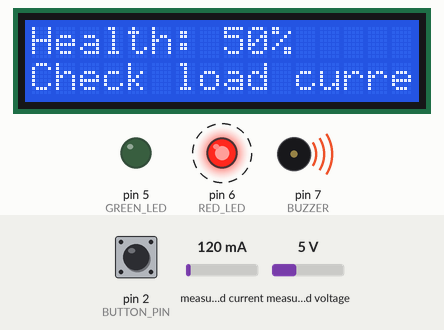
This sketch was run on a simulated Arduino Uno, built with avr-gcc and run on an emulated ATmega328P. Shown: 16×2 character LCD, output pins drawn as LEDs (lit = HIGH), buzzer (waves = sounding, pin HIGH). Dashed ring = blinking. Inputs (shaded band) come from the test bench; at power-on: measured current 120 mA, measured voltage 5 V, pin 2 (BUTTON_PIN) HIGH. What the sketch prints to the serial monitor is not drawn.

Above: at 2.6 s.
2.7 s: measured current set to 32 mA
At 4.67 s:
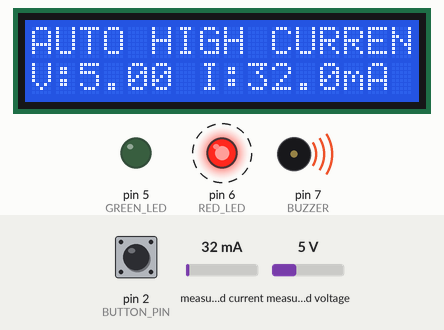
5.7 s: measured current set to 29 mA
At 7.3 s:
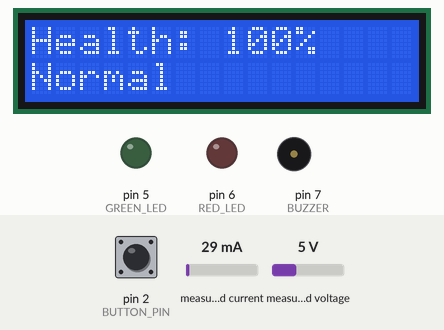
8.4 s: measured voltage set to 4.7 V
At 9.67 s:
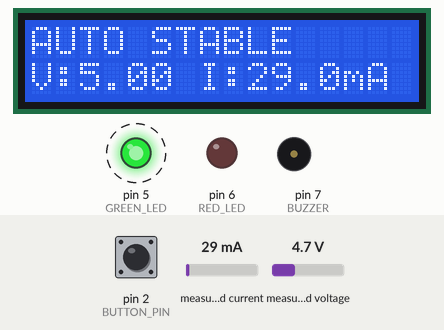
10.9 s: measured voltage set to 4.2 V
At 12.8 s:
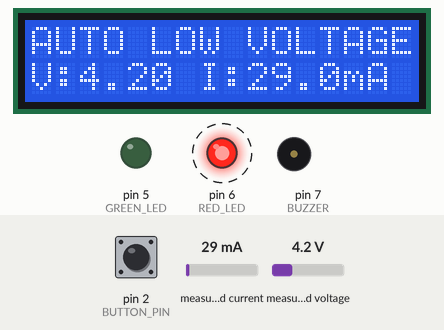
13.9 s: pin 2 (BUTTON_PIN) pulled LOW for 1 s
At 15.2 s:
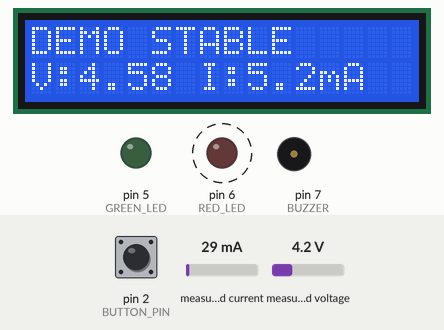
15.5 s: pin 2 (BUTTON_PIN) pulled LOW for 0.15 s
At 16.43 s:
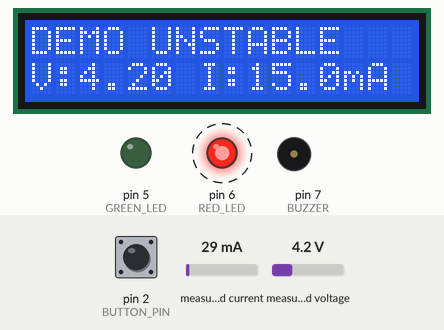
Timing chart, 0 to 19.6 s (numbered marks = the images above; inputs shaded):
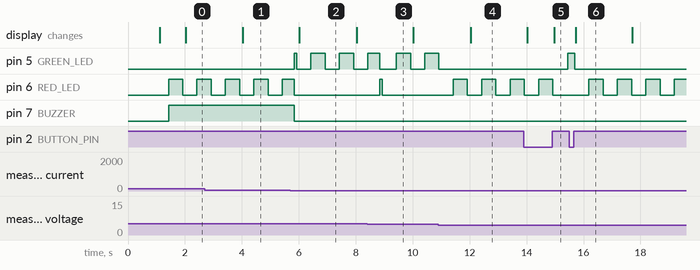

Measured:
- the behaviour switches between 31 and 30 mA on measured current (found by bisection; images 1 and 2)
- the behaviour switches between 4.5 and 4.4 V on measured voltage (found by bisection; images 3 and 4)
- after the input at 2.7 s, the display: changes after 1.3 s (image 1)
- after the input at 5.7 s, pin 5 (GREEN_LED): LOW → HIGH after 0.14 s, then repeats every 1.0 s: LOW 0.50 s, HIGH 0.50 s; pin 7 (BUZZER): HIGH → LOW after 0.14 s; the display: changes after 0.32 s (image 2)
- after the input at 8.4 s, pin 6 (RED_LED): LOW → HIGH after 0.45 s, → LOW 0.07 s later
- after the input at 10.9 s, pin 5 (GREEN_LED): goes on until 10.9 s, then stays LOW; pin 6 (RED_LED): alternates HIGH for 0.50 s and LOW for 0.50 s, starting after 0.52 s; the display: changes after 1.1 s (image 4)
- after the input at 13.9 s, pin 5 (GREEN_LED): LOW → HIGH after 1.5 s; the display: first differs from a run without the input after 1.1 s (image 5)
- after the input at 15.5 s, pin 6 (RED_LED): alternates HIGH for 0.50 s and LOW for 0.50 s, starting after 0.69 s; the display: changes after 0.22 s (image 6)

The sketch:

Portguard.ino
```cpp
#include <Wire.h>
#include <Adafruit_INA219.h>
#include <LiquidCrystal_I2C.h>

// -------- Components --------
Adafruit_INA219 ina219;
LiquidCrystal_I2C lcd(0x27, 16, 2);

// -------- Pins --------
const int BUTTON_PIN = 2;
const int GREEN_LED = 5;
const int RED_LED = 6;
const int BUZZER = 7;

// -------- Thresholds --------
const float LOW_VOLTAGE_LIMIT = 4.50;
const float HIGH_VOLTAGE_LIMIT = 5.10;
const float LOW_CURRENT_LIMIT = 3.0;    // mA
const float HIGH_CURRENT_LIMIT = 30.0;  // mA
const float INTERRUPTED_LIMIT = 1.0;    // mA

// -------- Conditions --------
enum ConditionCode {
  STABLE,
  UNSTABLE,
  LOW_VOLT,
  LOW_CURRENT,
  HIGH_VOLT,
  HIGH_CURRENT,
  INTERRUPTED
};

const char* conditionNames[] = {
  "STABLE", "UNSTABLE", "LOW VOLTAGE",
  "LOW CURRENT", "HIGH VOLTAGE",
  "HIGH CURRENT", "INTERRUPTED"
};

const char* advice[] = {
  "Normal",
  "Check stability",
  "Check power source",
  "Check cable/load",
  "Check supply now",
  "Check load current",
  "Check connection"
};

const int healthScores[] = {100, 70, 40, 60, 30, 50, 0};

// -------- Demo values --------
// These are simulated examples, NOT sensor measurements.
const float demoVoltage[] = {
  4.58, 4.20, 4.20, 4.60, 5.20, 4.80, 0.00
};

const float demoCurrent[] = {
  5.2, 15.0, 10.0, 1.5, 10.0, 40.0, 0.0
};

// -------- Variables --------
bool demoMode = false;
int demoIndex = 0;

ConditionCode detectedCondition = STABLE;

float voltage = 0.0;
float current_mA = 0.0;
float previousVoltage = 0.0;

unsigned long lastReadTime = 0;
unsigned long lastDisplayTime = 0;
unsigned long lastPulseTime = 0;
unsigned long lowCurrentStart = 0;

const unsigned long readInterval = 500;
const unsigned long displayInterval = 2000;
const unsigned long pulseInterval = 500;
const unsigned long longPressTime = 1000;
const unsigned long debounceDelay = 40;

bool adviceScreen = false;
bool greenPulseState = false;
bool redPulseState = false;

int lastButtonReading = HIGH;
int stableButtonState = HIGH;
unsigned long lastDebounceTime = 0;
unsigned long pressStart = 0;
bool longPressHandled = false;

// -------- Outputs OFF --------
void allOff() {
  digitalWrite(GREEN_LED, LOW);
  digitalWrite(RED_LED, LOW);
  digitalWrite(BUZZER, LOW);

  greenPulseState = false;
  redPulseState = false;
}

// -------- Actual sensor reading --------
void readSensor() {
  voltage = ina219.getBusVoltage_V();
  current_mA = ina219.getCurrent_mA();

  if (current_mA < 0) {
    current_mA = 0;
  }

  // DEMO values must not be overwritten by sensor readings.
  if (demoMode) {
    return;
  }

  if (current_mA < INTERRUPTED_LIMIT) {
    if (lowCurrentStart == 0) {
      lowCurrentStart = millis();
    }
  } else {
    lowCurrentStart = 0;
  }

  // First matching condition wins.
  if (lowCurrentStart != 0 &&
      millis() - lowCurrentStart >= 2000) {

    detectedCondition = INTERRUPTED;

  } else if (voltage < LOW_VOLTAGE_LIMIT) {

    detectedCondition = LOW_VOLT;

  } else if (voltage > HIGH_VOLTAGE_LIMIT) {

    detectedCondition = HIGH_VOLT;

  } else if (previousVoltage > 0 &&
             abs(voltage - previousVoltage) >= 0.15) {

    detectedCondition = UNSTABLE;

  } else if (current_mA < LOW_CURRENT_LIMIT) {

    detectedCondition = LOW_CURRENT;

  } else if (current_mA > HIGH_CURRENT_LIMIT) {

    detectedCondition = HIGH_CURRENT;

  } else {

    detectedCondition = STABLE;
  }

  previousVoltage = voltage;
}

// -------- Load selected demo values --------
void loadDemoCondition() {
  detectedCondition = (ConditionCode)demoIndex;
  voltage = demoVoltage[demoIndex];
  current_mA = demoCurrent[demoIndex];
}

// -------- LCD --------
void updateLCD() {
  lcd.clear();

  if (adviceScreen) {
    lcd.setCursor(0, 0);
    lcd.print("Health: ");
    lcd.print(healthScores[detectedCondition]);
    lcd.print("%");

    lcd.setCursor(0, 1);
    lcd.print(advice[detectedCondition]);

  } else {
    lcd.setCursor(0, 0);

    if (demoMode) {
      lcd.print("DEMO ");
    } else {
      lcd.print("AUTO ");
    }

    lcd.print(conditionNames[detectedCondition]);

    lcd.setCursor(0, 1);
    lcd.print("V:");
    lcd.print(voltage, 2);
    lcd.print(" I:");
    lcd.print(current_mA, 1);
    lcd.print("mA");
  }
}

// -------- Serial Monitor --------
void printSerial() {
  Serial.println();
  Serial.println("===== PORTGUARD =====");

  Serial.print("Mode: ");
  Serial.println(demoMode ? "DEMO (SIMULATED)" : "AUTO (SENSOR)");

  Serial.print("Voltage: ");
  Serial.print(voltage, 2);
  Serial.println(" V");

  Serial.print("Current: ");
  Serial.print(current_mA, 2);
  Serial.println(" mA");

  Serial.print("Condition: ");
  Serial.println(conditionNames[detectedCondition]);

  Serial.print("Health Score: ");
  Serial.print(healthScores[detectedCondition]);
  Serial.println("%");

  Serial.print("Advice: ");
  Serial.println(advice[detectedCondition]);

  Serial.println("====================");
}

// -------- LEDs and buzzer --------
void updateIndicators() {
  unsigned long now = millis();

  if (now - lastPulseTime >= pulseInterval) {
    lastPulseTime = now;

    greenPulseState = !greenPulseState;
    redPulseState = !redPulseState;
  }

  if (detectedCondition == STABLE) {
    digitalWrite(GREEN_LED, greenPulseState);
    digitalWrite(RED_LED, LOW);
    digitalWrite(BUZZER, LOW);

  } else {
    digitalWrite(GREEN_LED, LOW);
    digitalWrite(RED_LED, redPulseState);

    if (detectedCondition == HIGH_VOLT ||
        detectedCondition == HIGH_CURRENT ||
        detectedCondition == INTERRUPTED) {
      digitalWrite(BUZZER, HIGH);
    } else {
      digitalWrite(BUZZER, LOW);
    }
  }
}

// -------- Button handling --------
void checkButton() {
  int reading = digitalRead(BUTTON_PIN);
  unsigned long now = millis();

  if (reading != lastButtonReading) {
    lastDebounceTime = now;
  }

  if (now - lastDebounceTime >= debounceDelay) {
    if (reading != stableButtonState) {
      stableButtonState = reading;

      if (stableButtonState == LOW) {
        pressStart = now;
        longPressHandled = false;

      } else {
        // Short press: next condition in DEMO.
        if (!longPressHandled && demoMode) {
          demoIndex = (demoIndex + 1) % 7;
          loadDemoCondition();

          adviceScreen = false;
          lastDisplayTime = now;
          lastPulseTime = now;

          allOff();
          updateLCD();
          printSerial();
        }
      }
    }
  }

  // Long press: switch mode.
  if (stableButtonState == LOW &&
      !longPressHandled &&
      now - pressStart >= longPressTime) {

    longPressHandled = true;
    demoMode = !demoMode;

    allOff();
    lowCurrentStart = 0;
    previousVoltage = 0;
    adviceScreen = false;
    lastDisplayTime = now;
    lastPulseTime = now;

    if (demoMode) {
      demoIndex = 0;
      loadDemoCondition();
    } else {
      readSensor();
    }

    updateLCD();
    printSerial();
  }

  lastButtonReading = reading;
}

// -------- Setup --------
void setup() {
  Serial.begin(9600);
  Wire.begin();

  pinMode(BUTTON_PIN, INPUT_PULLUP);
  pinMode(GREEN_LED, OUTPUT);
  pinMode(RED_LED, OUTPUT);
  pinMode(BUZZER, OUTPUT);

  allOff();

  lcd.init();
  lcd.backlight();

  lcd.setCursor(0, 0);
  lcd.print("PORTGUARD");
  lcd.setCursor(0, 1);
  lcd.print("Starting...");

  if (!ina219.begin()) {
    lcd.clear();
    lcd.print("INA219 ERROR");
    Serial.println("INA219 not detected!");

    while (true) {
      allOff();
      delay(100);
    }
  }

  delay(1000);

  readSensor();
  updateLCD();
  printSerial();
}

// -------- Main loop --------
void loop() {
  checkButton();

  unsigned long now = millis();

  if (!demoMode && now - lastReadTime >= readInterval) {
    lastReadTime = now;

    readSensor();
    printSerial();
  }

  // Alternate LCD measurement and advice screens.
  if (now - lastDisplayTime >= displayInterval) {
    lastDisplayTime = now;
    adviceScreen = !adviceScreen;

    if (demoMode) {
      loadDemoCondition();
    }

    updateLCD();
  }

  updateIndicators();
}
```
